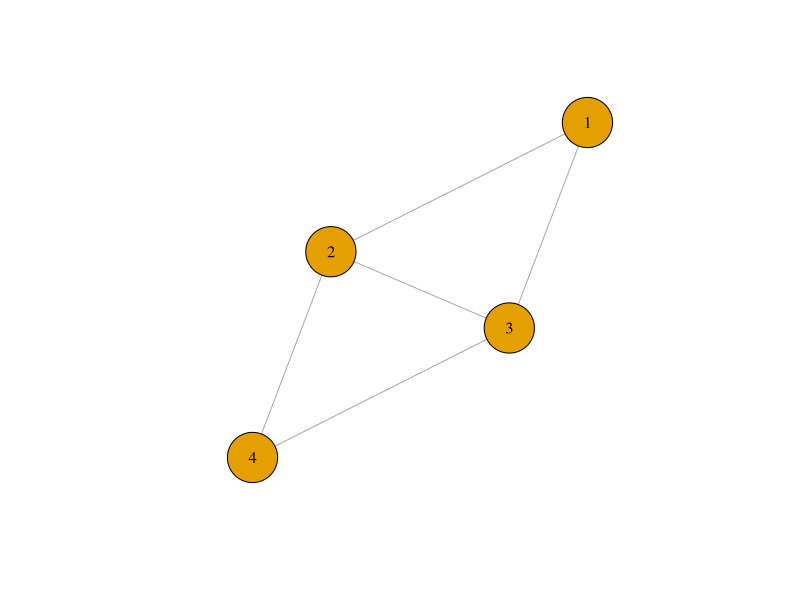
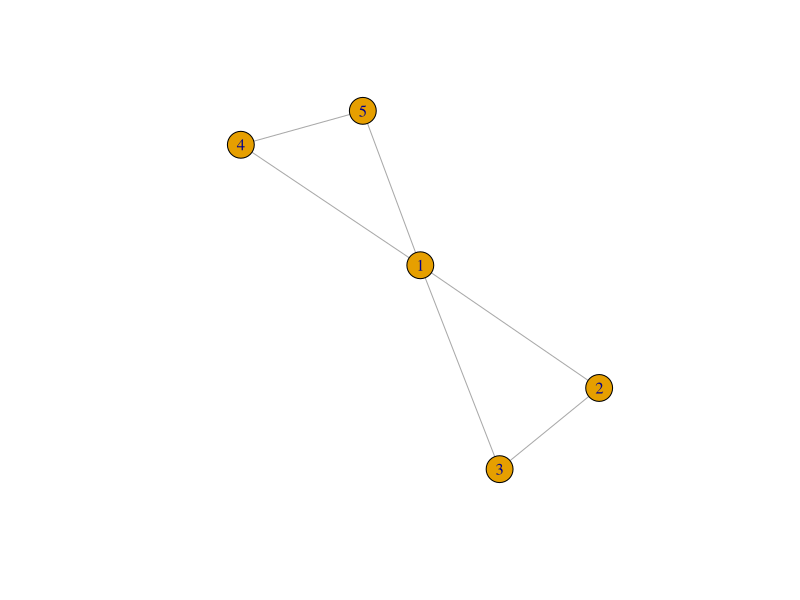
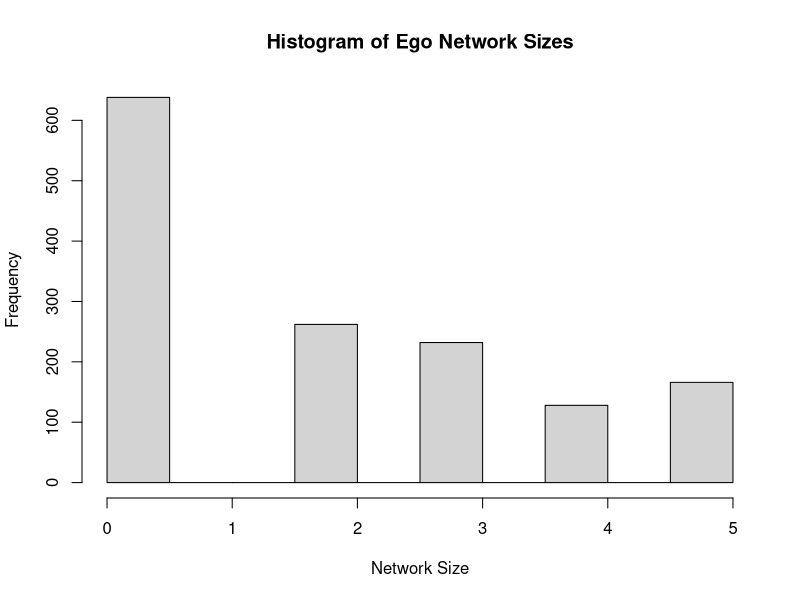
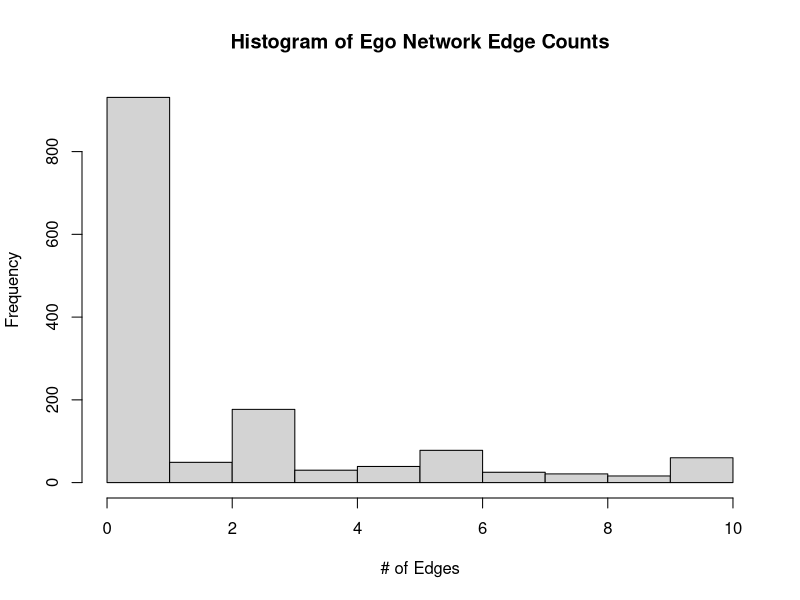
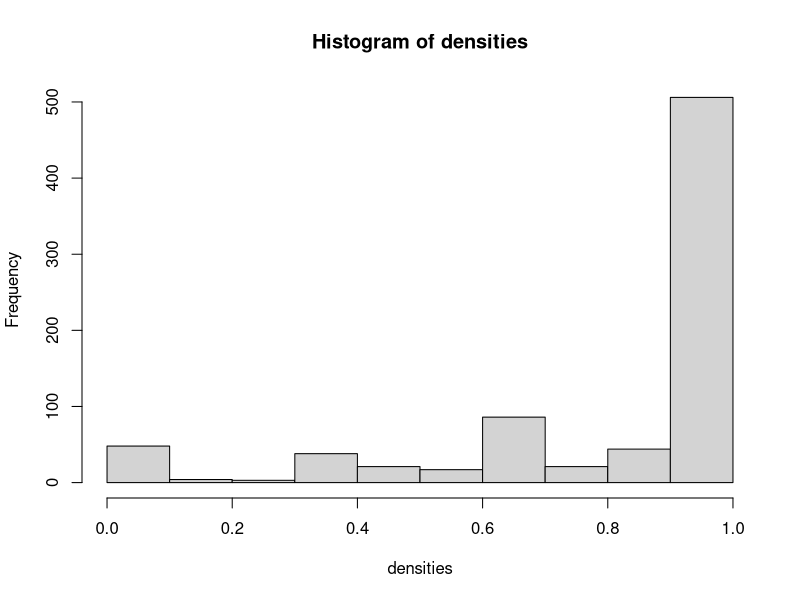
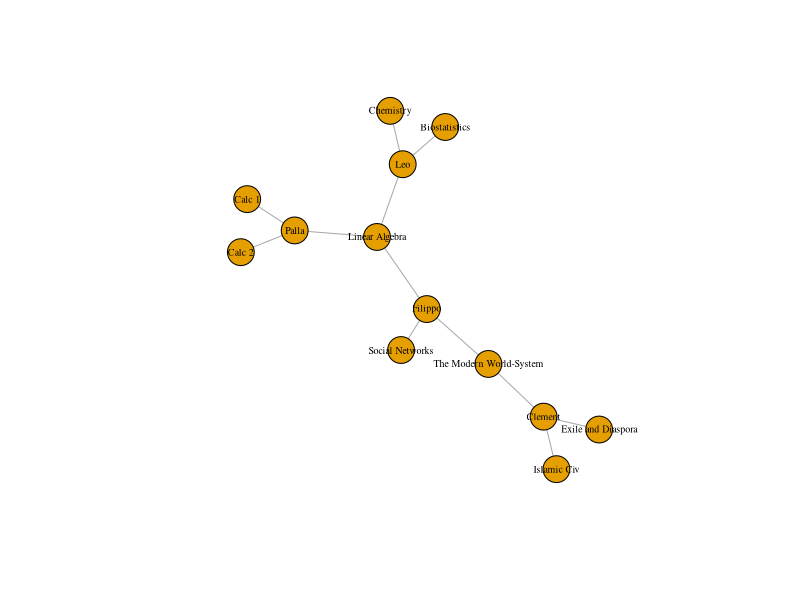
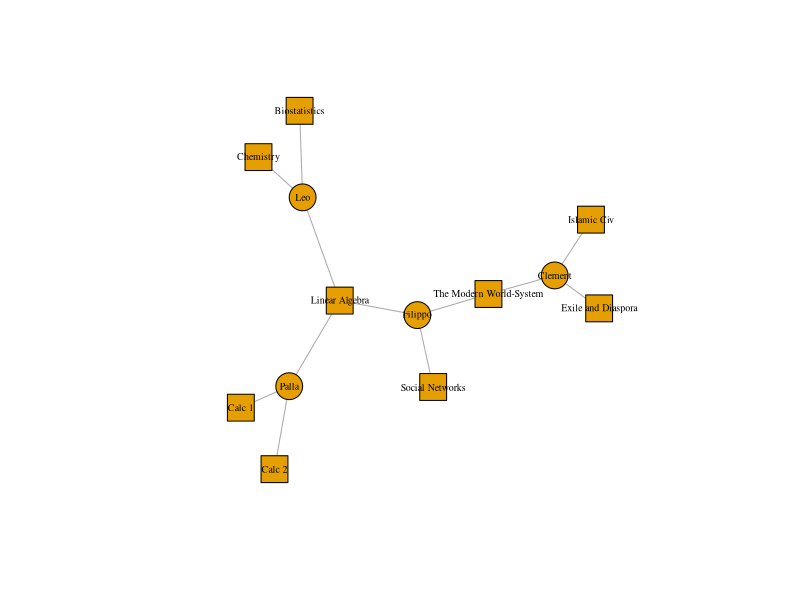
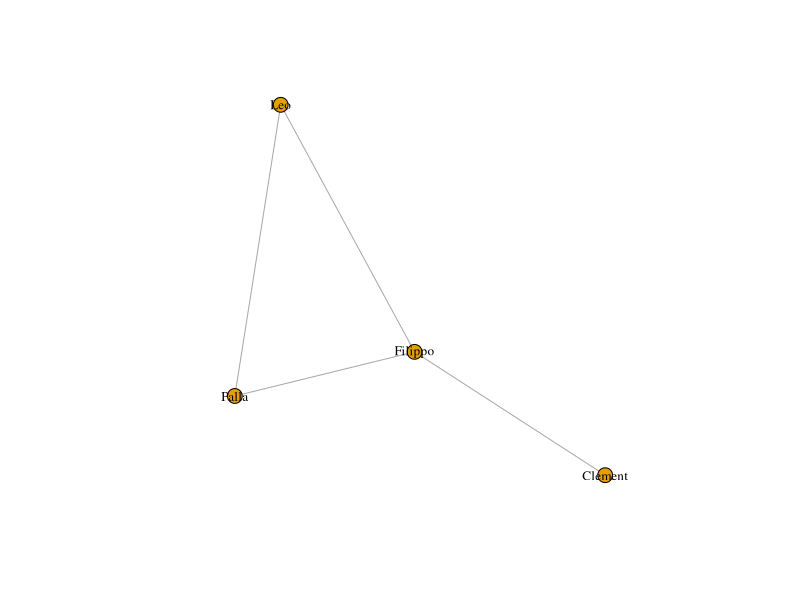

The R source for these figures, in order:
## ---- chunk 1
knitr::opts_chunk$set(paged.print = FALSE)
## ---- chunk 2
#| message: false
library(dplyr)
library(igraph)
## ---- chunk 3
gss <- read.csv("data/gss_local_nets.csv",
  stringsAsFactors = T
)
head(gss)
## ---- chunk 4
ties <- gss[, grepl("close", colnames(gss))]
head(ties)
## ---- chunk 5
#| message: false
gss %>%
  select(starts_with("close")) %>%
  head()
## ---- chunk 6
mat <- matrix(nrow = 5, ncol = 5)
mat[lower.tri(mat)] <- as.numeric(ties[3, ])
## ---- chunk 7
mat[upper.tri(mat)] <- t(mat)[upper.tri(mat)]
mat
## ---- chunk 8
na_vals <- is.na(mat)
non_missing_rows <- rowSums(na_vals) < nrow(mat)
mat <- mat[non_missing_rows, non_missing_rows]
diag(mat) <- 0
mat
## ---- chunk 9
ego_net <- graph_from_adjacency_matrix(mat, mode = "undirected", weighted = T)
## ---- chunk 10
plot(ego_net,
  vertex.size = 30, vertex.label.color = "black",
  vertex.label.cex = 1
)
## ---- chunk 11
make_ego_nets <- function(tie) {
  mat <- matrix(nrow = 5, ncol = 5)
  mat[lower.tri(mat)] <- as.numeric(tie)
  mat[upper.tri(mat)] <- t(mat)[upper.tri(mat)]
  na_vals <- is.na(mat)
  non_missing_rows <- rowSums(na_vals) < nrow(mat)
  if (sum(!non_missing_rows) > 0) {
    mat <- mat[non_missing_rows, non_missing_rows]
  }
  diag(mat) <- 0
  graph_from_adjacency_matrix(mat, mode = "undirected", weighted = T)
}
## ---- chunk 12
ego_nets <- lapply(1:nrow(ties),
  FUN = function(x) make_ego_nets(ties[x, ])
)
head(ego_nets)
## ---- chunk 13
plot(ego_nets[[1021]])
## ---- chunk 14
network_sizes <- lapply(ego_nets, vcount)
network_edge_counts <- lapply(ego_nets, ecount)

head(network_sizes)
## ---- chunk 15
network_sizes <- unlist(network_sizes)
mean(network_sizes, na.rm = T)
## ---- chunk 16
hist(network_sizes,
  main = "Histogram of Ego Network Sizes",
  xlab = "Network Size"
)
## ---- chunk 17
hist(unlist(network_edge_counts),
  main = "Histogram of Ego Network Edge Counts",
  xlab = "# of Edges"
)
## ---- chunk 18
densities <- lapply(ego_nets, graph.density) %>% unlist()
hist(densities)
## ---- chunk 19
classes_data <- data.frame(
  name = c("Leo", "Clement", "Palla", "Filippo"),
  class1 = c("Biostatistics", "Islamic Civ", "Calc 1", "Linear Algebra"),
  class2 = c("Chemistry", "The Modern World-System", "Calc 2", "Social Networks"),
  class3 = c("Linear Algebra", "Exile and Diaspora", "Linear Algebra", "The Modern World-System"),
  stringsAsFactors = FALSE
)

classes_data
## ---- chunk 20
#| warning: false
library(reshape2)
## ---- chunk 21
classes_data <- melt(classes_data,
  measure.vars = c("class1", "class2", "class3"),
  value.name = "classes",
  variable.name = "order"
)
classes_data
## ---- chunk 22
classes_data <- subset(classes_data, select = c("name", "classes"))
classes_data
## ---- chunk 23
classes_matrix <- as.matrix(table(classes_data))
classes_matrix[, 1:4]
## ---- chunk 24
classes_net <- graph_from_biadjacency_matrix(classes_matrix,
  mode = c("all")
)
plot(classes_net, vertex.label.cex = .6, vertex.label.color = "black")
## ---- chunk 25
V(classes_net)$shape <- ifelse(V(classes_net)$type == FALSE,
  "circle", "square"
)
plot(classes_net, vertex.label.cex = .6, vertex.label.color = "black")
## ---- chunk 26
person_matrix <- classes_matrix %*% t(classes_matrix)
person_matrix
## ---- chunk 27
number_classes_taken <- diag(person_matrix)
diag(person_matrix) <- 0
## ---- chunk 28
person_net <- graph_from_adjacency_matrix(
  person_matrix,
  mode = "undirected"
)

plot(person_net,
  vertex.size = 8, vertex.label.cex = .8,
  vertex.label.color = "black"
)
## ---- chunk 29
group_matrix <- t(classes_matrix) %*% classes_matrix
group_matrix
## ---- chunk 30
number_of_students <- diag(group_matrix)

diag(group_matrix) <- 0
group_net <- graph_from_adjacency_matrix(group_matrix, mode = "undirected")
plot(group_net,
  vertex.size = betweenness(group_net) / max(betweenness(group_net)) * 10,
  vertex.labesl.cex = .6, vertex.label.color = "black"
)
## ---- chunk 31
classes <- c(
  "Biostatistics", "Islamic Civ", "Calc 1",
  "Linear Algebra", "Chemistry",
  "The Modern World-System", "Calc 2",
  "Social Networks", "Exile and Diaspora"
)

departments <- c(
  "Math", "History", "Math", "Math",
  "Chemistry", "Sociology", "Math",
  "Sociology", "History"
)

classes_to_departments <- data.frame(
  class = classes, department = departments, stringsAsFactors = F
)
## ---- chunk 32
classes_to_departments_matrix <- table(classes_to_departments)
class(classes_to_departments_matrix) <- "matrix"

ctd_table <- table(classes_to_departments)
classes_to_departments_matrix2 <- matrix(
  ctd_table,
  ncol = ncol(ctd_table),
  dimnames = dimnames(ctd_table)
)
## ---- chunk 33
str(classes_to_departments_matrix)
str(classes_to_departments_matrix2)
